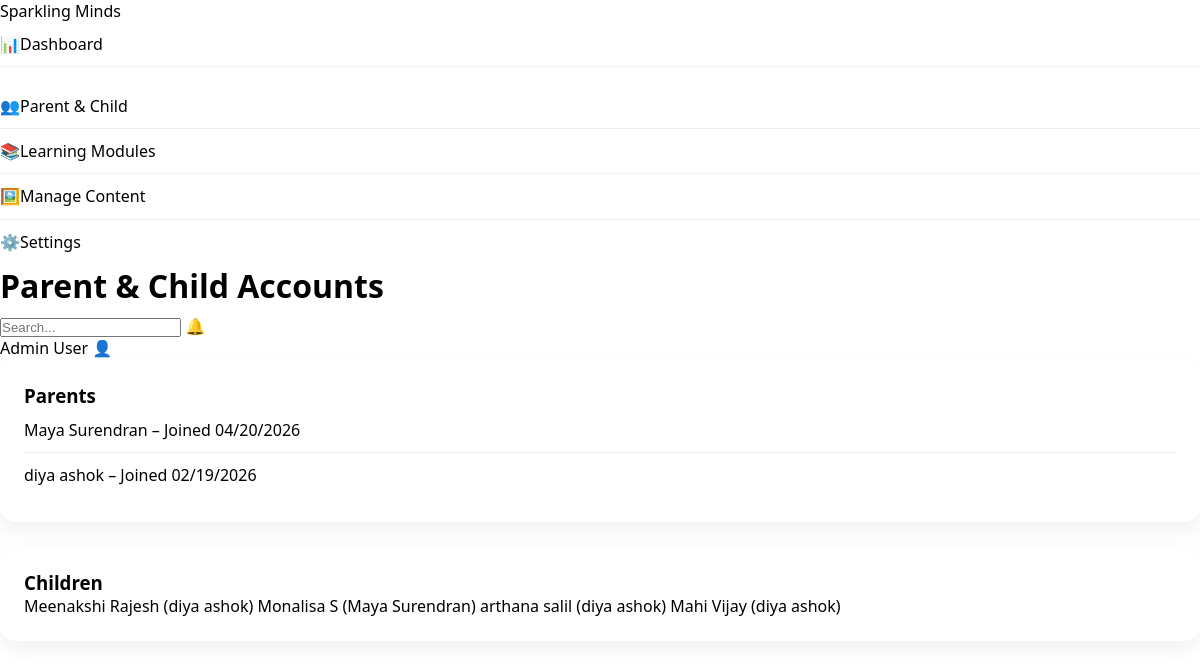
Page /learning/admin/parent-child/ (signed in) on the committed database.
### accounts/models.py (models this page shows, shortened)
class User(AbstractUser):
    class Role(models.TextChoices):
        ADMIN = "admin", "Administrator"
        PARENT = "parent", "Parent/Guardian"
        CHILD = "child", "Child (Learner)"
    role = models.CharField(max_length=10, choices=Role.choices, default=Role.PARENT)
    phone = models.CharField(max_length=20, blank=True)
    created_at = models.DateTimeField(auto_now_add=True)
    updated_at = models.DateTimeField(auto_now=True)

### children/models.py (models this page shows, shortened)
class ChildProfile(models.Model):
    class SkillFocus(models.TextChoices):
        COMMUNICATION = "communication", "Communication"
        SOCIAL = "social", "Social Skills"
        COGNITIVE = "cognitive", "Cognitive"
        DAILY = "daily", "Daily Life Skills"
        EMOTIONAL = "emotional", "Emotional Recognition"
    parent = models.ForeignKey(
        settings.AUTH_USER_MODEL,
        on_delete=models.CASCADE,
        related_name="children",
        limit_choices_to={"role": "parent"},
    )
    first_name = models.CharField(max_length=100)
    last_name = models.CharField(max_length=100)
    date_of_birth = models.DateField(null=True, blank=True)
    skill_focus = models.JSONField(
        default=list,
        help_text="List of focus areas, e.g. ['communication', 'cognitive']",
    )
    learning_pace = models.CharField(
        max_length=20,
        choices=[
            ("slow", "Slow"),
            ("medium", "Medium"),
            ("fast", "Fast"),
        ],
        default="medium",
    )
    avatar = models.ImageField(upload_to="child_avatars/", blank=True, null=True)
    created_at = models.DateTimeField(auto_now_add=True)
    updated_at = models.DateTimeField(auto_now=True)
    class Meta:
        ordering = ["-created_at"]
    def get_full_name(self):
        return f"{self.first_name} {self.last_name}"

### learning/views.py (the view)
# urls.py: path("admin/parent-child/", views.admin_parent_child, name="admin_parent_child"),
@staff_member_required
def admin_parent_child(request):
    parents = User.objects.filter(role=User.Role.PARENT).order_by('-date_joined')
    children = ChildProfile.objects.select_related('parent').all()
    context = {
        'parent_list': parents,
        'child_list': children,
        'active_section': 'parent_child',
    }
    return render(request, 'admin/parent_child.html', context)

### templates/admin/parent_child.html (shortened to what this page needs)
{% load static %}
<!DOCTYPE html>
<html lang="en">
<head>
    <link rel="stylesheet" href="{% static 'css/dashboard.css' %}">
</head>
<body>
<div class="dashboard-wrapper">
    <nav class="sidebar">
        <div class="sidebar-header">
            <span class="logo-text">Sparkling Minds</span>
        </div>
        <ul class="nav-links">
            <li class="{% if active_section == 'dashboard' %}active{% endif %}"><a href="{% url 'learning:admin_dashboard' %}"><span class="icon">📊</span><span class="link-text">Dashboard</span></a></li>
            <li class="{% if active_section == 'parent_child' %}active{% endif %}"><a href="{% url 'learning:admin_parent_child' %}"><span class="icon">👥</span><span class="link-text">Parent & Child</span></a></li>
            <li><a href="{% url 'learning:manage_modules' %}"><span class="icon">📚</span><span class="link-text">Learning Modules</span></a></li>
            <li><a href="#"><span class="icon">🖼️</span><span class="link-text">Manage Content</span></a></li>
            <li><a href="#"><span class="icon">⚙️</span><span class="link-text">Settings</span></a></li>
        </ul>
    </nav>
    <main class="main-content">
        <header class="top-bar">
            <h1>Parent &amp; Child Accounts</h1>
            <div class="header-controls">
                <input type="text" placeholder="Search..." class="search-field">
                <span class="icon">🔔</span>
            </div>
            <div class="user-profile">{{ user.get_full_name|default:user.username }} 👤</div>
        </header>
        <section class="accounts-section">
            <div class="card">
                <h3>Parents</h3>
                <ul>
                    {% for p in parent_list %}
                        <li>{{ p.get_full_name|default:p.username }} &ndash; Joined {{ p.date_joined|date:"SHORT_DATE_FORMAT" }}</li>
                    {% empty %}
                        <li>No parent accounts found.</li>
                    {% endfor %}
                </ul>
            </div>
            <div class="card">
                <h3>Children</h3>
                <ul>
                    {% for c in child_list %}
{{ c.get_full_name }} ({{ c.parent.get_full_name|default:c.parent.username }})
                    {% empty %}
                        <li>No child profiles available.</li>
                    {% endfor %}
                </ul>
            </div>
        </section>
    </main>
</div>
</body>
</html>

### static/css/dashboard.css (style rules this page uses)
* { box-sizing: border-box; margin: 0; padding: 0; }
body { font-family: 'Segoe UI', Tahoma, sans-serif; background: var(--bg); color: var(--text); }
h1 { margin-bottom: 0.5rem; }
.card { background: white; border-radius: 16px; padding: 1.5rem; margin-bottom: 1.5rem; box-shadow: 0 8px 20px rgba(0,0,0,0.06); transition: 0.3s ease; }
ul { list-style: none; }
ul li { display: flex; justify-content: space-between; align-items: center; padding: 0.7rem 0; border-bottom: 1px solid #eee; gap: 10px; }
ul li:last-child { border-bottom: none; }
ul li a { color: var(--primary); text-decoration: none; font-weight: 500; flex: 1; }
a[href*="parent"] { display: inline-block; margin-top: 1rem; text-decoration: none; color: var(--primary); font-weight: 500; }

### rows in the picture
User: get_full_name "Admin User"
User: get_full_name "Maya Surendran", date_joined "04/20/2026"
User: get_full_name "diya ashok", date_joined "02/19/2026"
ChildProfile: get_full_name "Meenakshi Rajesh", parent.get_full_name "diya ashok"
ChildProfile: get_full_name "Monalisa S", parent.get_full_name "Maya Surendran"
ChildProfile: get_full_name "arthana salil", parent.get_full_name "diya ashok"
ChildProfile: get_full_name "Mahi Vijay", parent.get_full_name "diya ashok"
